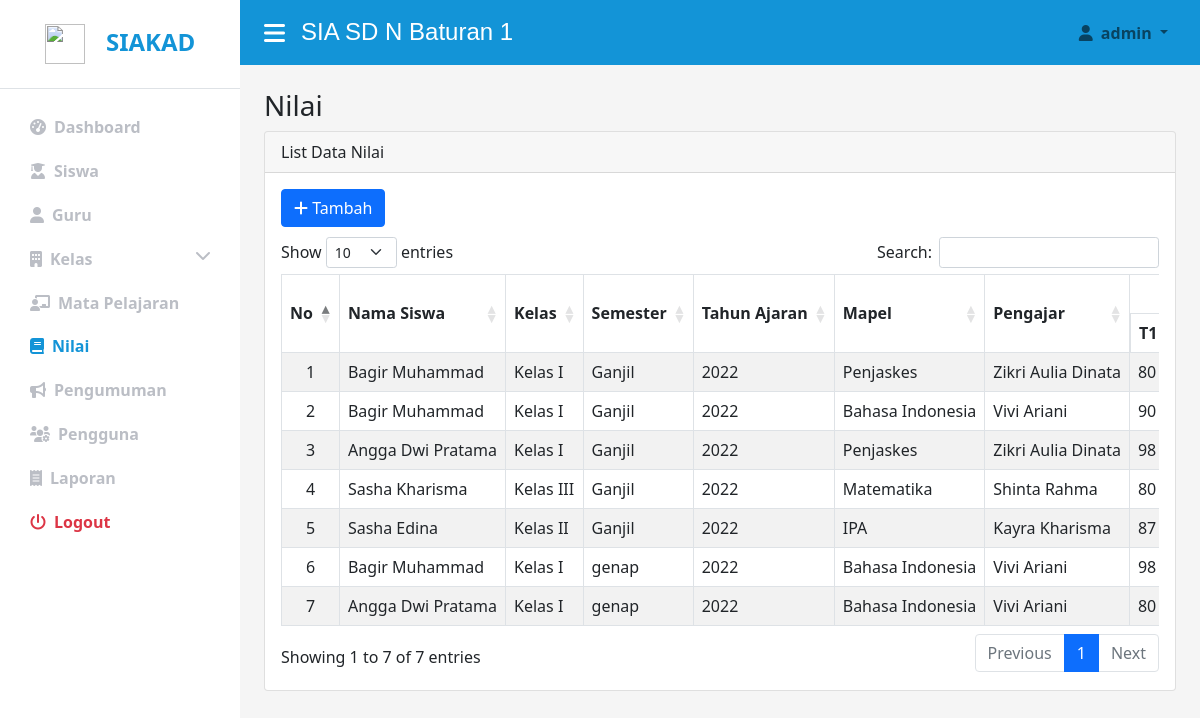
Page /admin/index.php?page=nilai (signed in) on the committed database.
### tables this page shows
CREATE TABLE `nilai` (
  `kd_nilai` char(5) NOT NULL,
  `kd_dataSiswa` varchar(5) NOT NULL,
  `semester` varchar(10) NOT NULL,
  `kd_guru` varchar(5) NOT NULL,
  `nilai_tugas1` float NOT NULL,
  `nilai_tugas2` float NOT NULL,
  `nilai_tugas3` float NOT NULL,
  `nilai_tugas4` float NOT NULL,
  `nilai_tugas5` float NOT NULL,
  `nilai_uts` float NOT NULL,
  `nilai_uas` float NOT NULL,
  `total_nilai` float NOT NULL
);

CREATE TABLE `siswa` (
  `kd_siswa` char(5) NOT NULL,
  `nis` char(10) NOT NULL,
  `nama_siswa` varchar(30) NOT NULL,
  `jenkel` enum('Laki-laki','Perempuan') NOT NULL,
  `agama` varchar(8) NOT NULL,
  `tempat_lahir` varchar(20) NOT NULL,
  `tanggal_lahir` date NOT NULL,
  `alamat` text NOT NULL,
  `no_telp` varchar(15) NOT NULL,
  `angkatan` varchar(5) NOT NULL,
  `username` varchar(20) NOT NULL,
  `password` varchar(50) NOT NULL,
  `level` varchar(5) NOT NULL,
  `foto` varchar(50) NOT NULL
);

CREATE TABLE `kelas` (
  `kd_kelas` char(5) NOT NULL,
  `nama_kelas` varchar(10) NOT NULL,
  `tahun_ajaran` varchar(10) NOT NULL,
  `kd_guru` char(5) NOT NULL
);

CREATE TABLE `mata_pelajaran` (
  `kd_mapel` char(5) NOT NULL,
  `nama_mapel` varchar(30) NOT NULL,
  `kkm` int(11) NOT NULL,
  `keterangan` varchar(30) NOT NULL
);

CREATE TABLE `guru` (
  `kd_guru` char(5) NOT NULL,
  `nip` char(10) NOT NULL,
  `nama_guru` varchar(30) NOT NULL,
  `jenkel` enum('Laki-laki','Perempuan') NOT NULL,
  `agama` varchar(8) NOT NULL,
  `tempat_lahir` varchar(20) NOT NULL,
  `tanggal_lahir` date NOT NULL,
  `alamat` text NOT NULL,
  `no_telp` varchar(15) NOT NULL,
  `kd_mapel` char(5) NOT NULL,
  `username` varchar(20) NOT NULL,
  `password` varchar(50) NOT NULL,
  `level` varchar(5) NOT NULL,
  `foto` varchar(50) NOT NULL
);

### admin/Nilai/tampil_nilai.php (the view, shortened to what this page needs)
<div class="container-fluid px-4">
    <h3>Nilai</h3>
    <div class="col-lg-12">
        <div class="card rounded">
            <div class="card-header ">
                List Data Nilai
            </div>
            <div class="card-body">
                <?php if ($_SESSION['level']=="Admin" || $_SESSION['level']=="Guru" ): ?>
                <a href="?page=tambah_nilai" class="btn btn-primary" style="color: #fff; text-decoration: none; float:left;">   <i class="fa fa-plus"></i> Tambah</a>
                <div class="card-title mb-4">
                    <br>
                </div>
                <?php endif ?>
                <div class="table-responsive">
                    <div class="overflow-auto">
                        <table class="table table-striped table-bordered table-hover display nowrap" id="data-table" width="100%" >
                            <thead>
                                <tr style="vertical-align: middle; text-align: center;">
                                    <th rowspan="2" class="text-center">No</th>
                                    <?php if ($_SESSION['level']=="Admin" || $_SESSION['level']=="Guru" ): ?>
                                    <th rowspan="2">Nama Siswa</th>
                                    <th rowspan="2">Kelas</th>
                                    <th rowspan="2">Semester</th>
                                    <th rowspan="2">Tahun Ajaran</th>
                                    <?php endif ?>
                                    <th rowspan="2">Mapel</th>
                                    <th rowspan="2">Pengajar</th>
                                    <th colspan="7" style="text-align: center;">Nilai</th>
                                </tr>
                                <tr>
                                    <th>T1</th>
                                </tr>
                            </thead>
                            <tbody>
                               <?php
                               require'../connect.php';
                               $no=1;
                               $tampildata=$_SESSION['pengajar'];
                               $nama=$_SESSION['nama_guru'];
                               $tampilsiswa=$_SESSION['nama_siswa'];
                               if ($_SESSION['level']=="Admin") {
                                   $tampil="";
                               }else if($_SESSION['level']=="Guru"){
                                    $tampil="WHERE nama_mapel='$tampildata' ";
                                    $plus="AND nama_guru='$nama'";
                               }else if($_SESSION['level']=="Siswa"){
                                    $tampil="WHERE nama_siswa='$tampilsiswa'";
                                    $plus=" ";
                                }
                               $query=mysqli_query($koneksi, "SELECT * FROM nilai
                                INNER JOIN data_siswakelas ON nilai.kd_dataSiswa=data_siswakelas.kd_dataSiswa
                                INNER JOIN kelas ON data_siswakelas.kd_kelas=kelas.kd_kelas
                                INNER JOIN siswa ON data_siswakelas.kd_siswa=siswa.kd_siswa
                                INNER JOIN guru ON nilai.kd_guru=guru.kd_guru
                                INNER JOIN mata_pelajaran ON mata_pelajaran.kd_mapel=guru.kd_mapel
                                $tampil $plus ORDER BY kd_nilai DESC
                                ")or die(mysqli_error($koneksi));
                               while($data=mysqli_fetch_array($query)):
                                   ?>
                                   <tr>
                                    <td class="text-center"><?= $no++; ?></td>
                                    <?php if ($_SESSION['level']=="Admin" || $_SESSION['level']=="Guru" ): ?>
                                    <td><?= $data['nama_siswa']; ?></td>
                                    <td><?= $data['nama_kelas']; ?></td>
                                    <td><?= $data['semester']; ?></td>
                                    <td><?= $data['tahun_ajaran']; ?></td>
                                      <?php endif ?>
                                    <td><?= $data['nama_mapel']; ?></td>
                                    <td><?= $data['nama_guru']; ?></td>
                                    <td><?= $data['nilai_tugas1']; ?></td>
                                </tr>
                            <?php endwhile; ?>
                        </tbody>
                    </table>
                </div>
            </div>
        </div>
    </div>
</div>

### assets/css/style.css (style rules this page uses)
:root { --main-text-color:#1394D7; --second-text-color: #bbbec5; --second-bg-color: #f5f5f5; }
.card-body { min-height: 200px; }

### rows in the picture
nilai: siswa.nama_siswa "Bagir Muhammad", kelas.nama_kelas "Kelas I", semester "Ganjil", kelas.tahun_ajaran "2022", mata_pelajaran.nama_mapel "Penjaskes", kd_guru.nama_guru "Zikri Aulia Dinata", nilai_tugas1 "80"
nilai: siswa.nama_siswa "Bagir Muhammad", kelas.nama_kelas "Kelas I", semester "Ganjil", kelas.tahun_ajaran "2022", mata_pelajaran.nama_mapel "Bahasa Indonesia", kd_guru.nama_guru "Vivi Ariani", nilai_tugas1 "90"
nilai: siswa.nama_siswa "Angga Dwi Pratama", kelas.nama_kelas "Kelas I", semester "Ganjil", kelas.tahun_ajaran "2022", mata_pelajaran.nama_mapel "Penjaskes", kd_guru.nama_guru "Zikri Aulia Dinata", nilai_tugas1 "98"
nilai: siswa.nama_siswa "Sasha Kharisma", kelas.nama_kelas "Kelas III", semester "Ganjil", kelas.tahun_ajaran "2022", mata_pelajaran.nama_mapel "Matematika", kd_guru.nama_guru "Shinta Rahma", nilai_tugas1 "80"
nilai: siswa.nama_siswa "Sasha Edina", kelas.nama_kelas "Kelas II", semester "Ganjil", kelas.tahun_ajaran "2022", mata_pelajaran.nama_mapel "IPA", kd_guru.nama_guru "Kayra Kharisma", nilai_tugas1 "87"
nilai: siswa.nama_siswa "Bagir Muhammad", kelas.nama_kelas "Kelas I", semester "genap", kelas.tahun_ajaran "2022", mata_pelajaran.nama_mapel "Bahasa Indonesia", kd_guru.nama_guru "Vivi Ariani", nilai_tugas1 "98"
nilai: siswa.nama_siswa "Angga Dwi Pratama", kelas.nama_kelas "Kelas I", semester "genap", kelas.tahun_ajaran "2022", mata_pelajaran.nama_mapel "Bahasa Indonesia", kd_guru.nama_guru "Vivi Ariani", nilai_tugas1 "80"

### other values in the picture
$_SESSION['username'] "admin"
